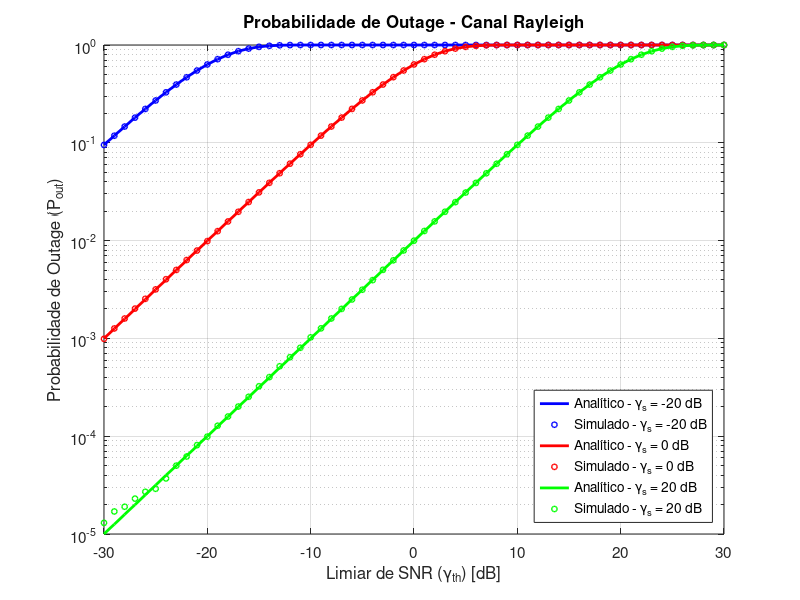

MATLAB code for this plot: (Note: this script raises an error after producing the figure.)
% Universidade de Brasília (UnB)
% Projeto 2 - Comunicações móveis
% Discente: Aureliano Magalhães de Sousa Neto
% Data: 17/11/2025

% -------------------------------------------------------------------------
% Parte 1: Simulação da Probabilidade de Interrupção - Envoltória Rayleigh
% -------------------------------------------------------------------------

amostras = 1e6;                     % número de amostras (Monte Carlo)
gamma_th_dB = -30:1:30;             % limiar de SNR em dB (eixo X)
gamma_th = 10.^(gamma_th_dB/10);    % conversão p/ escala linear
gamma_bar_dB = [-20, 0, 20];        % valores médios de SNR (em dB)
gamma_bar = 10.^(gamma_bar_dB/10);  % valores médios de SNR em escala linear

Pout_simulado = zeros(length(gamma_bar), length(gamma_th));
Pout_analitico = zeros(length(gamma_bar), length(gamma_th));

for i = 1:length(gamma_bar)

    x1 = randn(1, amostras) * sqrt(0.5); % Primeira VA Gaussiana ~N(0,1/2)
    x2 = randn(1, amostras) * sqrt(0.5); % Segunda VA Gaussiana ~N(0,1/2)
    beta = sqrt(x1.^2 + x2.^2);          % Envoltória Rayleigh
    gamma_s = gamma_bar(i) * (beta.^2);  % SNR instantânea: γ = γ̄ * β²

    for j = 1:length(gamma_th)
        Pout_simulado(i,j) = mean(gamma_s < gamma_th(j));         % Simulação
        Pout_analitico(i,j) = 1 - exp(-gamma_th(j)/gamma_bar(i)); % Analítico
    end
end

% Plot exigido pelo roteiro

figure;
set(gcf, 'Color', 'w');
colors = ['b', 'r', 'g'];

for i = 1:length(gamma_bar)
% Curva analítica
    semilogy(gamma_th_dB, Pout_analitico(i,:), 'Color', colors(i), 'LineWidth', 2, 'DisplayName', sprintf('Analítico - \\gamma_s = %.0f dB', gamma_bar_dB(i)));
    hold on;

% Curva simulada
    semilogy(gamma_th_dB, Pout_simulado(i,:), 'o', 'Color', colors(i), 'MarkerSize', 4, 'LineWidth', 1, 'DisplayName', sprintf('Simulado - \\gamma_s = %.0f dB', gamma_bar_dB(i)));
end

grid on;
xlabel('Limiar de SNR (\gamma_{th}) [dB]', 'FontSize', 12);
ylabel('Probabilidade de Outage (P_{out})', 'FontSize', 12);
title('Probabilidade de Outage - Canal Rayleigh', 'FontSize', 14);
legend('Location', 'southeast', 'FontSize', 10);
ylim([1e-5 1]);
xlim([-30 30]);
set(gca, 'FontSize', 11);

% Plot comparativo para diferentes quantidades de amostras (Monte Carlo)

amostras_comparativas = [1e6, 1e7, 1e8];          % Diferentes tamanhos de amostra
gamma_bar_green_index = 3;           % Índice da curva verde (gamma_bar = 20 dB)
gamma_bar_green_dB = gamma_bar_dB(gamma_bar_green_index);
gamma_bar_green = gamma_bar(gamma_bar_green_index);

Pout_simulado_comparacao = zeros(length(amostras_comparativas), length(gamma_th));

for n = 1:length(amostras_comparativas)

    x1 = randn(1, amostras_comparativas(n)) * sqrt(0.5);
    x2 = randn(1, amostras_comparativas(n)) * sqrt(0.5);

    beta = sqrt(x1.^2 + x2.^2);
    gamma_s = gamma_bar_green * (beta.^2);  % SNR instantânea para gamma_bar=20 dB

    for j = 1:length(gamma_th)
        Pout_simulado_comparacao(n,j) = mean(gamma_s < gamma_th(j));
    end
end

Pout_analitico_green = 1 - exp(-gamma_th/gamma_bar_green);

figure;
set(gcf, 'Color', 'w');

semilogy(gamma_th_dB, Pout_analitico_green, 'k-', 'LineWidth', 3, 'DisplayName', sprintf('Analítico - \\gamma_s = %.0f dB', gamma_bar_green_dB));
hold on;

colors_nt = ['r', 'b', 'g'];    % Cores diferentes
markers = ['o', 's', '^'];      % Marcadores diferentes

for n = 1:length(amostras_comparativas)
    semilogy(gamma_th_dB, Pout_simulado_comparacao(n,:), 'Color', colors_nt(n), 'Marker', markers(n), 'MarkerSize', 5, 'LineWidth', 1.5, 'MarkerFaceColor', colors_nt(n), 'DisplayName', sprintf('Simulado - Nt = %.0e', amostras_comparativas(n)));
end

grid on;
xlabel('Limiar de SNR (\gamma_{th}) [dB]', 'FontSize', 12);
ylabel('Probabilidade de Outage (P_{out})', 'FontSize', 12);
title(sprintf('Comparação de P_{out} para Diferentes Nt (\\gamma_s = %.0f dB)', gamma_bar_green_dB), 'FontSize', 14);

legend('Location', 'southeast', 'FontSize', 10);
ylim([1e-5 1]);
xlim([-30 30]);
set(gca, 'FontSize', 11);


% --------------------------------------------------------------------
% Parte 2: Simulação da Probabilidade de Interrupção - Envoltória Rice
% --------------------------------------------------------------------

K_R = [0.1, 1, 10]; % fatores de Rice

for indice_fator_K = 1:length(K_R)

    K = K_R(indice_fator_K);

    % Parâmetros da distribuição Rice (potência unitária)
    A = sqrt(K / (K + 1));
    sigma = 1 / sqrt(2 * (K + 1));

    Pout_sim = zeros(length(gamma_bar), length(gamma_th)); % Probabilidade de interrupção (simulado)
    Pout_ana = zeros(length(gamma_bar), length(gamma_th)); % Probabilidade de interrupção (analítico)

    for i = 1:length(gamma_bar)

        x = A + sigma * randn(1, amostras);
        y = sigma * randn(1, amostras);
        rice_env = sqrt(x.^2 + y.^2); % Geração da envoltória Rice

        % SNR instantânea
        gamma_inst = gamma_bar(i) * (rice_env.^2);

          for j = 1:length(gamma_th)
            Pout_sim(i,j) = mean(gamma_inst < gamma_th(j)); 

            a = sqrt(2*K);
            b = sqrt(2*(K+1)*gamma_th(j)/gamma_bar(i));
            Pout_ana(i,j) = 1 - marcum_q_custom(a, b);      
        end
    end

% Plot exigido pelo roteiro
    figure;
    set(gcf, 'Color', 'w');
    cores = ['b', 'r', 'g'];

    for i = 1:length(gamma_bar)
        semilogy(gamma_th_dB, Pout_ana(i,:), 'Color', cores(i), 'LineWidth', 2, 'DisplayName', sprintf('Analítico  -  \\gamma_s = %.0f dB', gamma_bar_dB(i)));
        hold on;

        semilogy(gamma_th_dB, Pout_sim(i,:), 'o', 'Color', cores(i), 'MarkerSize', 5, 'LineWidth', 1.2, 'DisplayName', sprintf('Simulado  -  \\gamma_s = %.0f dB', gamma_bar_dB(i)));
    end

    grid on;
    xlabel('Limiar de SNR (\gamma_{th}) [dB]', 'FontSize', 12);
    ylabel('P_{out}', 'FontSize', 12);
    title(sprintf('Outage - Envoltória Rice (K_R = %.2f)', K), 'FontSize', 14);

    legend('Location', 'southeast', 'FontSize', 10);
    ylim([1e-5 1]);
    xlim([-30 30]);
end



% --------------------------------------------------------------------
% Parte 3: Probabilidade de erro (constelação M-QAM)
% --------------------------------------------------------------------

Valores_M = [4, 16, 64]; % Ordens de modulação
Cores = ['b', 'r', 'g'];
Marcadores = ['o', 's', '^'];

figure('Position', [100, 100, 1200, 800]);
set(gcf, 'Color', 'w');

for indice_M = 1:length(Valores_M)
    M = Valores_M(indice_M);
    bits_por_simbolo = log2(M);  % bits por símbolo
    
% Geração da constelação M-QAM
    raiz_M = sqrt(M);
    constelacao = modulacao_MQAM_manual(0:M-1, M, 'UnitAveragePower', true);

% Arrays para resultados
    Pe_simulado_rayleigh = zeros(size(gamma_th_dB));
    Pe_teorico_rayleigh = zeros(size(gamma_th_dB));
    Pe_teorico_awgn = zeros(size(gamma_th_dB));
    
    for indice_SNR = 1:length(gamma_th_dB)
        SNR_media = gamma_th(indice_SNR);
        
% Simulação do canal Rayleigh
        dados = randi([0 M-1], 1, amostras); % Geração de símbolos aleatórios
        simbolos_transmitidos = modulacao_MQAM_manual(dados, M, 'UnitAveragePower', true);
        canal = (randn(1, amostras) + 1j*randn(1, amostras)) / sqrt(2); % Geração do canal Rayleigh (potência unitária)        
        potencia_ruido = 1 / SNR_media;  % Potência do sinal é 1 (UnitAveragePower)
        ruido = sqrt(potencia_ruido/2) * (randn(1, amostras) + 1j*randn(1, amostras)); % Ruído AWGN        
        simbolos_recebidos_rayleigh = canal .* simbolos_transmitidos + ruido; % Sinal recebido (canal Rayleigh)        
        simbolos_equalizados = simbolos_recebidos_rayleigh ./ canal; % Equalização ZF
        
% Demodulação
        dados_recebidos_rayleigh = demodulacao_MQAM_manual(simbolos_equalizados, M, 'UnitAveragePower', true);      
        erros_rayleigh = sum(dados ~= dados_recebidos_rayleigh);
        Pe_simulado_rayleigh(indice_SNR) = erros_rayleigh / amostras; % Cálculo da probabilidade de erro
        
% Probabilidade de erro teórica para Rayleigh (fórmula fornecida no roteiro)
        Termo_C = sqrt(1.5 * SNR_media / (M - 1 + 1.5 * SNR_media));
        termo1 = 2 * (raiz_M-1)/raiz_M * (1 - Termo_C);
        termo2 = ((raiz_M-1)/raiz_M)^2 * (1 - (4/pi) * Termo_C * atan(1/Termo_C));
        Pe_teorico_rayleigh(indice_SNR) = termo1 - termo2;
        Pe_teorico_awgn(indice_SNR) = 4 * (1 - 1/raiz_M) * qfunc(sqrt(3 * SNR_media / (M - 1))); % Probabilidade de erro teórica para AWGN
    end
    
    subplot(2,1,1);
    semilogy(gamma_th_dB, Pe_teorico_rayleigh, '--', 'Color', Cores(indice_M), 'LineWidth', 2, 'DisplayName', sprintf('Teórico Rayleigh M=%d', M));
    hold on;
    semilogy(gamma_th_dB, Pe_simulado_rayleigh, Marcadores(indice_M), 'Color', Cores(indice_M), 'MarkerSize', 6, 'LineWidth', 1, 'DisplayName', sprintf('Simulado Rayleigh M=%d', M));
    
    subplot(2,1,2);
    semilogy(gamma_th_dB, Pe_teorico_awgn, ':', 'Color', Cores(indice_M), 'LineWidth', 2, 'DisplayName', sprintf('AWGN M=%d', M));
    hold on;
end

subplot(2,1,1);
grid on;
xlabel('SNR Média [dB]', 'FontSize', 12);
ylabel('Probabilidade de Erro de Símbolo (P_e)', 'FontSize', 12);
title('Desempenho M-QAM em Canal Rayleigh', 'FontSize', 14);
legend('Location', 'southwest', 'FontSize', 10);
ylim([1e-4, 1]);
xlim([-30, 30]);

subplot(2,1,2);
grid on;
xlabel('SNR Média [dB]', 'FontSize', 12);
ylabel('Probabilidade de Erro de Símbolo (P_e)', 'FontSize', 12);
title('Comparação: Desempenho M-QAM em Canal AWGN', 'FontSize', 14);
legend('Location', 'southwest', 'FontSize', 10);
ylim([1e-4, 1]);
xlim([-30, 30]);

% Gráfico combinado para comparação direta
figure('Position', [100, 100, 1000, 600]);
set(gcf, 'Color', 'w');

for indice_M = 1:length(Valores_M)
    M = Valores_M(indice_M);
    
    Pe_teorico_rayleigh_combinado = zeros(size(gamma_th_dB));
    Pe_teorico_awgn_combinado = zeros(size(gamma_th_dB));
    
    for indice_SNR = 1:length(gamma_th_dB)
        SNR_media = gamma_th(indice_SNR);
        
% Cálculo teórico Rayleigh
        Termo_C = sqrt(1.5 * SNR_media / (M - 1 + 1.5 * SNR_media));
        termo1 = 2 * (sqrt(M)-1)/sqrt(M) * (1 - Termo_C);
        termo2 = ((sqrt(M)-1)/sqrt(M))^2 * (1 - (4/pi) * Termo_C * atan(1/Termo_C));
        Pe_teorico_rayleigh_combinado(indice_SNR) = termo1 - termo2;
        
% Cálculo teórico AWGN
        Pe_teorico_awgn_combinado(indice_SNR) = 4 * (1 - 1/sqrt(M)) * qfunc(sqrt(3 * SNR_media / (M - 1)));
    end
    
% Plot Rayleigh
    semilogy(gamma_th_dB, Pe_teorico_rayleigh_combinado, '-', 'Color', Cores(indice_M), 'LineWidth', 2, 'DisplayName', sprintf('Rayleigh M=%d', M));
    hold on;
    
% Plot AWGN
    semilogy(gamma_th_dB, Pe_teorico_awgn_combinado, '--', 'Color', Cores(indice_M), 'LineWidth', 2, 'DisplayName', sprintf('AWGN M=%d', M));
end

grid on;
xlabel('SNR Média [dB]', 'FontSize', 12);
ylabel('Probabilidade de Erro de Símbolo (P_e)', 'FontSize', 12);
title('Comparação Rayleigh vs AWGN para M-QAM', 'FontSize', 14);
legend('Location', 'southwest', 'FontSize', 10);
ylim([1e-4, 1]);
xlim([-30, 30]);